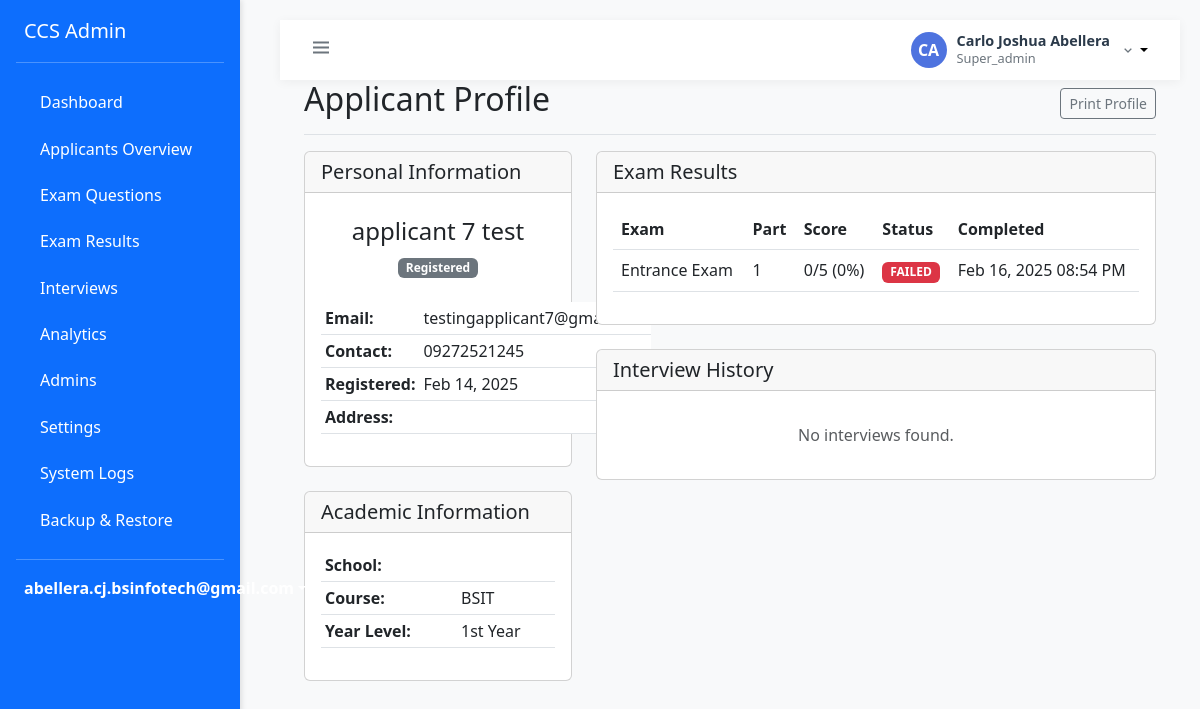
The page /admin/super/view_applicant.php?id=9 (signed in) on the database its author committed.
### tables this page shows
CREATE TABLE `users` (
  `id` int(11) NOT NULL,
  `email` varchar(255) NOT NULL,
  `password` varchar(255) NOT NULL,
  `first_name` varchar(100) NOT NULL,
  `last_name` varchar(100) NOT NULL,
  `role` enum('super_admin','admin','applicant') NOT NULL,
  `status` enum('active','inactive','pending','approved','rejected') DEFAULT 'pending',
  `created_at` timestamp NOT NULL DEFAULT current_timestamp(),
  `updated_at` timestamp NOT NULL DEFAULT current_timestamp() ON UPDATE current_timestamp(),
  `updated_by` int(11) DEFAULT NULL
);

CREATE TABLE `applicants` (
  `id` int(11) NOT NULL,
  `user_id` int(11) NOT NULL,
  `applicant_number` varchar(50) NOT NULL,
  `first_name` varchar(100) NOT NULL,
  `middle_name` varchar(100) DEFAULT NULL,
  `last_name` varchar(100) NOT NULL,
  `contact_number` varchar(20) NOT NULL,
  `address` text NOT NULL,
  `birth_date` date NOT NULL,
  `school` varchar(255) NOT NULL,
  `course` enum('BSCS','BSIT') NOT NULL,
  `year_level` enum('1st Year','2nd Year','3rd Year','4th Year','5th Year','Graduate') NOT NULL,
  `progress_status` enum('registered','part1_pending','part1_completed','part2_pending','part2_completed','interview_pending','interview_completed','passed','failed') NOT NULL DEFAULT 'registered',
  `created_at` timestamp NOT NULL DEFAULT current_timestamp(),
  `updated_at` timestamp NOT NULL DEFAULT current_timestamp() ON UPDATE current_timestamp(),
  `application_status_id` int(11) DEFAULT NULL,
  `exam_status_id` int(11) DEFAULT NULL,
  `preferred_course` varchar(255) NOT NULL
);

CREATE TABLE `exam_results` (
  `id` int(11) NOT NULL,
  `applicant_id` int(11) NOT NULL,
  `exam_id` int(11) NOT NULL,
  `score` int(11) NOT NULL,
  `passing_score` int(11) NOT NULL,
  `status` enum('pass','fail') NOT NULL,
  `started_at` datetime DEFAULT NULL,
  `completed_at` timestamp NOT NULL DEFAULT current_timestamp(),
  `completion_time` int(11) DEFAULT NULL,
  `created_at` datetime DEFAULT current_timestamp()
);

CREATE TABLE `exams` (
  `id` int(11) NOT NULL,
  `title` varchar(255) NOT NULL,
  `description` text DEFAULT NULL,
  `type` enum('mcq','coding') NOT NULL,
  `part` enum('1','2') NOT NULL,
  `duration_minutes` int(11) NOT NULL,
  `passing_score` int(11) NOT NULL,
  `status` enum('draft','published','archived') NOT NULL DEFAULT 'draft',
  `created_by` int(11) NOT NULL,
  `created_at` timestamp NOT NULL DEFAULT current_timestamp(),
  `updated_at` timestamp NOT NULL DEFAULT current_timestamp() ON UPDATE current_timestamp(),
  `instructions` text DEFAULT NULL
);

### admin/super/view_applicant.php (the view, shortened to what the rows shown need)
<?php
require_once '../../classes/Auth.php';
require_once '../../config/database.php';
require_once '../includes/layout.php';
$auth = new Auth();
try {
    $database = Database::getInstance();;
    $conn = $database->getConnection();
    $applicant_id = $_GET['id'] ?? null;
    $query = "SELECT
                a.*,
                CONCAT(a.first_name, ' ', a.last_name) as full_name,
                u.email,
                u.created_at as registration_date
              FROM applicants a
              JOIN users u ON a.user_id = u.id
              WHERE a.id = ?";
    $stmt = $conn->prepare($query);
    $stmt->execute([$applicant_id]);
    $applicant = $stmt->fetch(PDO::FETCH_ASSOC);
    $query = "SELECT
                er.*,
                e.title as exam_title,
                e.type as exam_type,
                e.part as exam_part,
                e.passing_score,
                er.created_at,
                (SELECT COUNT(*) FROM questions q WHERE q.exam_id = e.id) as total_questions,
                (SELECT COUNT(*) FROM applicant_answers aa
                 WHERE aa.exam_id = e.id AND aa.applicant_id = ? AND aa.is_correct = 1) as correct_answers
              FROM exam_results er
              JOIN exams e ON er.exam_id = e.id
              WHERE er.applicant_id = ?
              ORDER BY e.part ASC, er.created_at DESC";
    $stmt = $conn->prepare($query);
    $stmt->execute([$applicant['id'], $applicant['id']]);
    $exam_results = $stmt->fetchAll();
    $query = "SELECT
                i.*,
                CONCAT(a.first_name, ' ', a.last_name) as interviewer_name,
                a.id as interviewer_id
              FROM interview_schedules i
              JOIN users u ON i.interviewer_id = u.id
              JOIN admins a ON u.id = a.user_id
              WHERE i.applicant_id = ?
              ORDER BY i.schedule_date DESC, i.start_time DESC";
    $stmt = $conn->prepare($query);
    $stmt->execute([$applicant_id]);
    $interviews = $stmt->fetchAll(PDO::FETCH_ASSOC);
} catch (Exception $e) {
    $error = $e->getMessage();
}
admin_header('View Applicant');
?>
<div class="container-fluid px-4">
    <div class="d-flex justify-content-between flex-wrap flex-md-nowrap align-items-center pb-2 mb-3 border-bottom">
        <h1 class="h2">Applicant Profile</h1>
    </div>
    <?php if (isset($applicant)): ?>
        <div class="row">
            <div class="col-md-4">
                <div class="card mb-4">
                    <div class="card-header">
                        <h5 class="card-title mb-0">Personal Information</h5>
                    </div>
                    <div class="card-body">
                        <div class="text-center mb-4">
                            <h4><?php echo htmlspecialchars($applicant['full_name']); ?></h4>
                            <span class="badge <?php
                                echo match($applicant['progress_status']) {
                                    'registered' => 'bg-secondary',
                                    'part1_completed' => 'bg-info',
                                    'part2_completed' => 'bg-primary',
                                    'interview_pending' => 'bg-warning',
                                    'passed' => 'bg-success',
                                    'failed' => 'bg-danger',
                                    default => 'bg-secondary'
                                };
                            ?>">
                                <?php echo ucwords(str_replace('_', ' ', $applicant['progress_status'])); ?>
                            </span>
                        </div>
                        <table class="table table-sm">
                            <tr>
                                <th>Email:</th>
                                <td><?php echo htmlspecialchars($applicant['email']); ?></td>
                            </tr>
                            <tr>
                                <th>Contact:</th>
                                <td><?php echo htmlspecialchars($applicant['contact_number']); ?></td>
                            </tr>
                            <tr>
                                <th>Registered:</th>
                                <td><?php echo date('M d, Y', strtotime($applicant['registration_date'])); ?></td>
                            </tr>
                            <tr>
                                <th>Address:</th>
                                <td><?php echo htmlspecialchars($applicant['address']); ?></td>
                            </tr>
                        </table>
                    </div>
                </div>
                <div class="card mb-4">
                    <div class="card-header">
                        <h5 class="card-title mb-0">Academic Information</h5>
                    </div>
                    <div class="card-body">
                        <table class="table table-sm">
                            <?php if (isset($applicant['school'])): ?>
                            <tr>
                                <th>School:</th>
                                <td><?php echo htmlspecialchars($applicant['school']); ?></td>
                            </tr>
                            <?php endif; ?>
                            <?php if (isset($applicant['course'])): ?>
                            <tr>
                                <th>Course:</th>
                                <td><?php echo htmlspecialchars($applicant['course']); ?></td>
                            </tr>
                            <?php endif; ?>
                            <?php if (isset($applicant['year_level'])): ?>
                            <tr>
                                <th>Year Level:</th>
                                <td><?php echo htmlspecialchars($applicant['year_level']); ?></td>
                            </tr>
                            <?php endif; ?>
                        </table>
                    </div>
                </div>
            </div>
            <div class="col-md-8">
                <div class="card mb-4">
                    <div class="card-header">
                        <h5 class="card-title mb-0">Exam Results</h5>
                    </div>
                    <div class="card-body">
                        <?php if (empty($exam_results)): ?>
                            <p class="text-center text-muted my-3">No exam results found.</p>
                        <?php else: ?>
                            <div class="table-responsive">
                                <table class="table table-hover">
                                    <thead>
                                        <tr>
                                            <th>Exam</th>
                                            <th>Part</th>
                                            <th>Score</th>
                                            <th>Status</th>
                                            <th>Completed</th>
                                        </tr>
                                    </thead>
                                    <tbody>
                                        <?php foreach ($exam_results as $result): ?>
                                            <tr>
                                                <td><?php echo htmlspecialchars($result['exam_title']); ?></td>
                                                <td><?php echo $result['exam_part']; ?></td>
                                                <td>
                                                    <?php
                                                        echo $result['correct_answers'] . '/' . $result['total_questions'];
                                                        $percentage = ($result['correct_answers'] / $result['total_questions']) * 100;
                                                        echo ' (' . round($percentage, 1) . '%)';
                                                    ?>
                                                </td>
                                                <td>
                                                    <?php
                                                        $passed = $percentage >= $result['passing_score'];
                                                    ?>
                                                    <span class="badge <?php echo $passed ? 'bg-success' : 'bg-danger'; ?>">
                                                        <?php echo $passed ? 'PASSED' : 'FAILED'; ?>
                                                    </span>
                                                </td>
                                                <td>
                                                    <?php echo date('M d, Y h:i A', strtotime($result['created_at'])); ?>
                                                </td>
                                            </tr>
                                        <?php endforeach; ?>
                                    </tbody>
                                </table>
                            </div>
                        <?php endif; ?>
                    </div>
                </div>
                <div class="card">
                    <div class="card-header">
                        <h5 class="card-title mb-0">Interview History</h5>
                    </div>
                    <div class="card-body">
                        <?php if (empty($interviews)): ?>
                            <p class="text-center text-muted my-3">No interviews found.</p>
                        <?php endif; ?>
                    </div>
                </div>
            </div>
        </div>
    <?php endif; ?>
</div>
<?php
admin_footer();
?>

### admin/includes/layout.php (shortened to what the rows shown need)
<?php
require_once __DIR__ . '/../../classes/Auth.php';
function admin_header($title = '') {
?>
<!DOCTYPE html>
<html lang="en">
<head>
    <link href="https://cdn.jsdelivr.net/npm/bootstrap@5.3.0/dist/css/bootstrap.min.css" rel="stylesheet">
    <link href='https://unpkg.com/boxicons@2.1.4/css/boxicons.min.css' rel='stylesheet'>
    <link href="https://cdn.jsdelivr.net/npm/metismenu/dist/metisMenu.min.css" rel="stylesheet">
</head>
<body>
    <div class="wrapper">
        <?php include 'sidebar.php'; ?>
        <div class="page-content-wrapper">
            <nav class="top-navbar">
                <div class="user-profile dropdown">
                    <button class="user-profile-btn dropdown-toggle" type="button" data-bs-toggle="dropdown" aria-expanded="false">
                        <div class="user-avatar">
                            <?php echo strtoupper(substr($user['first_name'], 0, 1) . substr($user['last_name'], 0, 1)); ?>
                        </div>
                        <div class="user-info">
                            <h6 class="user-name"><?php echo htmlspecialchars($user['first_name'] . ' ' . $user['last_name']); ?></h6>
                            <p class="user-role"><?php echo ucfirst($user['role']); ?></p>
                        </div>
                        <i class="bx bx-chevron-down text-secondary"></i>
                    </button>
                </div>
            </nav>
            <div class="content-wrapper">
<?php
}
function admin_footer() {
?>
            </div>
        </div>
    </div>
</body>
</html>
<?php } ?>

### admin/includes/sidebar.php (shortened to what the rows shown need)
<?php
require_once __DIR__ . '/../../classes/Auth.php';
global $auth;
$user = $auth->getCurrentUser();
?>
<nav class="sidebar bg-primary">
    <div class="d-flex flex-column">
        <div class="dropdown pb-3">
            <a href="#" class="d-flex align-items-center text-white text-decoration-none dropdown-toggle" id="dropdownUser" data-bs-toggle="dropdown" aria-expanded="false">
                <strong><?php echo htmlspecialchars($user['email']); ?></strong>
            </a>
        </div>
    </div>
</nav>

### rows shown on the page
users: email "abellera.cj.bsinfotech@gmail.com", first_name+last_name "CA", first_name+last_name "Carlo Joshua Abellera", role "Super_admin"
applicants: progress_status "Registered", user.email "testingapplicant7@gmail.com", contact_number "09272521245", user.created_at "Feb 14, 2025", course "BSIT", year_level "1st Year"
exam_results: exam.title "Entrance Exam", exam.part "1", correct_answers "0", total_questions "5", percentage "0", created_at "Feb 16, 2025 08:54 PM"

### other values the page prints
$applicant['full_name'] "applicant 7 test"
